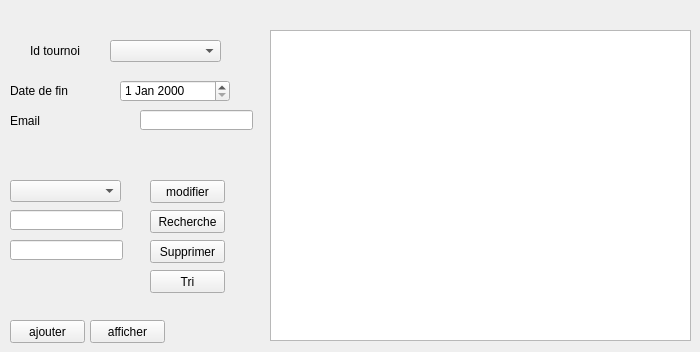
      <widget class="QWidget" name="tab_4">
       <attribute name="title">
        <string>Abonnement</string>
       </attribute>
       <widget class="QTableView" name="tableView_6">
        <property name="geometry">
         <rect>
          <x>270</x>
          <y>30</y>
          <width>421</width>
          <height>311</height>
         </rect>
        </property>
       </widget>
       <widget class="QLabel" name="label_13">
        <property name="geometry">
         <rect>
          <x>30</x>
          <y>40</y>
          <width>51</width>
          <height>21</height>
         </rect>
        </property>
        <property name="text">
         <string>Id tournoi</string>
        </property>
       </widget>
       <widget class="QLabel" name="label_14">
        <property name="geometry">
         <rect>
          <x>10</x>
          <y>80</y>
          <width>91</width>
          <height>21</height>
         </rect>
        </property>
        <property name="text">
         <string>Date de fin</string>
        </property>
       </widget>
       <widget class="QDateEdit" name="date_debut_2">
        <property name="geometry">
         <rect>
          <x>120</x>
          <y>80</y>
          <width>110</width>
          <height>22</height>
         </rect>
        </property>
       </widget>
       <widget class="QLabel" name="label_16">
        <property name="geometry">
         <rect>
          <x>10</x>
          <y>110</y>
          <width>121</width>
          <height>21</height>
         </rect>
        </property>
        <property name="text">
         <string>Email</string>
        </property>
       </widget>
       <widget class="QLineEdit" name="id_9">
        <property name="geometry">
         <rect>
          <x>140</x>
          <y>110</y>
          <width>113</width>
          <height>20</height>
         </rect>
        </property>
       </widget>
       <widget class="QPushButton" name="ajouter_abonnement">
        <property name="geometry">
         <rect>
          <x>10</x>
          <y>320</y>
          <width>75</width>
          <height>23</height>
         </rect>
        </property>
        <property name="text">
         <string>ajouter</string>
        </property>
       </widget>
       <widget class="QPushButton" name="afficher_abonnement">
        <property name="geometry">
         <rect>
          <x>90</x>
          <y>320</y>
          <width>75</width>
          <height>23</height>
         </rect>
        </property>
        <property name="text">
         <string>afficher</string>
        </property>
       </widget>
       <widget class="QPushButton" name="delete_4">
        <property name="geometry">
         <rect>
          <x>150</x>
          <y>240</y>
          <width>75</width>
          <height>23</height>
         </rect>
        </property>
        <property name="text">
         <string>Supprimer</string>
        </property>
       </widget>
       <widget class="QLineEdit" name="recherche_label_11">
        <property name="geometry">
         <rect>
          <x>10</x>
          <y>240</y>
          <width>113</width>
          <height>20</height>
         </rect>
        </property>
       </widget>
       <widget class="QLineEdit" name="recherche_label_12">
        <property name="geometry">
         <rect>
          <x>10</x>
          <y>210</y>
          <width>113</width>
          <height>20</height>
         </rect>
        </property>
       </widget>
       <widget class="QPushButton" name="pushButton_35">
        <property name="geometry">
         <rect>
          <x>150</x>
          <y>210</y>
          <width>75</width>
          <height>23</height>
         </rect>
        </property>
        <property name="text">
         <string>Recherche</string>
        </property>
       </widget>
       <widget class="QPushButton" name="pushButton_36">
        <property name="geometry">
         <rect>
          <x>150</x>
          <y>180</y>
          <width>75</width>
          <height>23</height>
         </rect>
        </property>
        <property name="text">
         <string>modifier</string>
        </property>
       </widget>
       <widget class="QComboBox" name="comboBox_tournoi">
        <property name="geometry">
         <rect>
          <x>110</x>
          <y>40</y>
          <width>111</width>
          <height>22</height>
         </rect>
        </property>
       </widget>
       <widget class="QPushButton" name="pushButton_49">
        <property name="geometry">
         <rect>
          <x>150</x>
          <y>270</y>
          <width>75</width>
          <height>23</height>
         </rect>
        </property>
        <property name="text">
         <string>Tri</string>
        </property>
       </widget>
       <widget class="QComboBox" name="comboBoxabonnement">
        <property name="geometry">
         <rect>
          <x>10</x>
          <y>180</y>
          <width>111</width>
          <height>22</height>
         </rect>
        </property>
       </widget>
      </widget>
